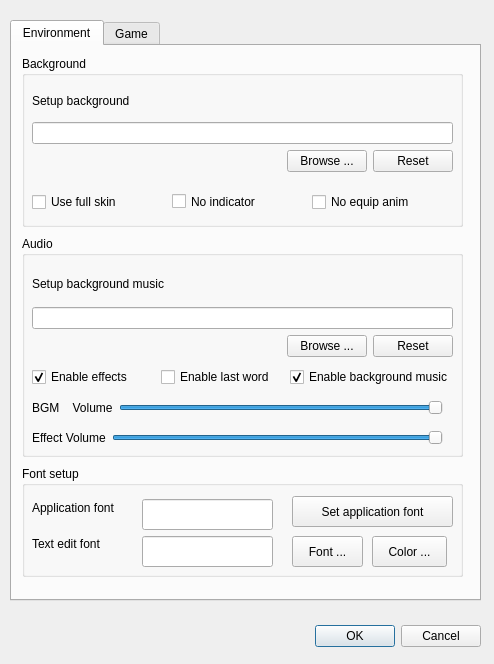
<?xml version="1.0" encoding="UTF-8"?>
<ui version="4.0">
 <class>ConfigDialog</class>
 <widget class="QDialog" name="ConfigDialog">
  <property name="windowModality">
   <enum>Qt::WindowModal</enum>
  </property>
  <property name="geometry">
   <rect>
    <x>0</x>
    <y>0</y>
    <width>494</width>
    <height>664</height>
   </rect>
  </property>
  <property name="sizePolicy">
   <sizepolicy hsizetype="Preferred" vsizetype="Preferred">
    <horstretch>0</horstretch>
    <verstretch>0</verstretch>
   </sizepolicy>
  </property>
  <property name="windowTitle">
   <string>Config dialog</string>
  </property>
  <widget class="QTabWidget" name="tabWidget">
   <property name="geometry">
    <rect>
     <x>10</x>
     <y>20</y>
     <width>471</width>
     <height>581</height>
    </rect>
   </property>
   <property name="currentIndex">
    <number>0</number>
   </property>
   <widget class="QWidget" name="envTab">
    <attribute name="title">
     <string>Environment</string>
    </attribute>
    <widget class="QGroupBox" name="audioGroupBox">
     <property name="geometry">
      <rect>
       <x>10</x>
       <y>190</y>
       <width>441</width>
       <height>221</height>
      </rect>
     </property>
     <property name="title">
      <string>Audio</string>
     </property>
     <widget class="QWidget" name="layoutWidget1">
      <property name="geometry">
       <rect>
        <x>10</x>
        <y>30</y>
        <width>421</width>
        <height>91</height>
       </rect>
      </property>
      <layout class="QVBoxLayout" name="verticalLayout_5">
       <item>
        <widget class="QLabel" name="setupBgMusicLabel">
         <property name="text">
          <string>Setup background music</string>
         </property>
         <property name="buddy">
          <cstring>bgMusicPathLineEdit</cstring>
         </property>
        </widget>
       </item>
       <item>
        <widget class="QLineEdit" name="bgMusicPathLineEdit">
         <property name="readOnly">
          <bool>true</bool>
         </property>
        </widget>
       </item>
       <item>
        <layout class="QHBoxLayout" name="horizontalLayout_2">
         <item>
          <spacer name="horizontalSpacer_2">
           <property name="orientation">
            <enum>Qt::Horizontal</enum>
           </property>
           <property name="sizeHint" stdset="0">
            <size>
             <width>40</width>
             <height>20</height>
            </size>
           </property>
          </spacer>
         </item>
         <item>
          <widget class="QPushButton" name="browseBgMusicButton">
           <property name="text">
            <string>Browse ...</string>
           </property>
          </widget>
         </item>
         <item>
          <widget class="QPushButton" name="resetBgMusicButton">
           <property name="text">
            <string>Reset</string>
           </property>
          </widget>
         </item>
        </layout>
       </item>
      </layout>
     </widget>
     <widget class="QWidget" name="layoutWidget2">
      <property name="geometry">
       <rect>
        <x>10</x>
        <y>130</y>
        <width>421</width>
        <height>22</height>
       </rect>
      </property>
      <layout class="QHBoxLayout" name="horizontalLayout_3">
       <item>
        <widget class="QCheckBox" name="enableEffectCheckBox">
         <property name="text">
          <string>Enable effects</string>
         </property>
         <property name="checked">
          <bool>true</bool>
         </property>
        </widget>
       </item>
       <item>
        <widget class="QCheckBox" name="enableLastWordCheckBox">
         <property name="text">
          <string>Enable last word</string>
         </property>
        </widget>
       </item>
       <item>
        <widget class="QCheckBox" name="enableBgMusicCheckBox">
         <property name="text">
          <string>Enable background music</string>
         </property>
         <property name="checked">
          <bool>true</bool>
         </property>
        </widget>
       </item>
      </layout>
     </widget>
     <widget class="QWidget" name="layoutWidget3">
      <property name="geometry">
       <rect>
        <x>10</x>
        <y>160</y>
        <width>411</width>
        <height>24</height>
       </rect>
      </property>
      <layout class="QHBoxLayout" name="horizontalLayout_5">
       <item>
        <widget class="QLabel" name="bgmVolumeLabel">
         <property name="text">
          <string>BGM    Volume</string>
         </property>
         <property name="buddy">
          <cstring>bgmVolumeSlider</cstring>
         </property>
        </widget>
       </item>
       <item>
        <widget class="QSlider" name="bgmVolumeSlider">
         <property name="maximum">
          <number>100</number>
         </property>
         <property name="value">
          <number>100</number>
         </property>
         <property name="orientation">
          <enum>Qt::Horizontal</enum>
         </property>
        </widget>
       </item>
      </layout>
     </widget>
     <widget class="QWidget" name="layoutWidget3_2">
      <property name="geometry">
       <rect>
        <x>10</x>
        <y>190</y>
        <width>411</width>
        <height>24</height>
       </rect>
      </property>
      <layout class="QHBoxLayout" name="horizontalLayout_6">
       <item>
        <widget class="QLabel" name="effectVolumeLabel">
         <property name="text">
          <string>Effect Volume</string>
         </property>
         <property name="buddy">
          <cstring>bgmVolumeSlider</cstring>
         </property>
        </widget>
       </item>
       <item>
        <widget class="QSlider" name="effectVolumeSlider">
         <property name="maximum">
          <number>100</number>
         </property>
         <property name="value">
          <number>100</number>
         </property>
         <property name="orientation">
          <enum>Qt::Horizontal</enum>
         </property>
        </widget>
       </item>
      </layout>
     </widget>
    </widget>
    <widget class="QGroupBox" name="bgGroupBox">
     <property name="geometry">
      <rect>
       <x>10</x>
       <y>10</y>
       <width>441</width>
       <height>171</height>
      </rect>
     </property>
     <property name="title">
      <string>Background</string>
     </property>
     <widget class="QWidget" name="layoutWidget4">
      <property name="geometry">
       <rect>
        <x>10</x>
        <y>30</y>
        <width>421</width>
        <height>86</height>
       </rect>
      </property>
      <layout class="QVBoxLayout" name="verticalLayout_2">
       <item>
        <layout class="QVBoxLayout" name="verticalLayout">
         <item>
          <widget class="QLabel" name="backgrounSetupLabel">
           <property name="text">
            <string>Setup background</string>
           </property>
           <property name="buddy">
            <cstring>bgPathLineEdit</cstring>
           </property>
          </widget>
         </item>
         <item>
          <widget class="QLineEdit" name="bgPathLineEdit">
           <property name="readOnly">
            <bool>true</bool>
           </property>
          </widget>
         </item>
        </layout>
       </item>
       <item>
        <layout class="QHBoxLayout" name="horizontalLayout">
         <item>
          <spacer name="horizontalSpacer">
           <property name="orientation">
            <enum>Qt::Horizontal</enum>
           </property>
           <property name="sizeHint" stdset="0">
            <size>
             <width>40</width>
             <height>20</height>
            </size>
           </property>
          </spacer>
         </item>
         <item>
          <widget class="QPushButton" name="browseBgButton">
           <property name="text">
            <string>Browse ...</string>
           </property>
          </widget>
         </item>
         <item>
          <widget class="QPushButton" name="resetBgButton">
           <property name="text">
            <string>Reset</string>
           </property>
          </widget>
         </item>
        </layout>
       </item>
      </layout>
     </widget>
     <widget class="QCheckBox" name="noIndicatorCheckBox">
      <property name="geometry">
       <rect>
        <x>150</x>
        <y>135</y>
        <width>101</width>
        <height>21</height>
       </rect>
      </property>
      <property name="text">
       <string>No indicator</string>
      </property>
     </widget>
     <widget class="QCheckBox" name="noEquipAnimCheckBox">
      <property name="geometry">
       <rect>
        <x>290</x>
        <y>136</y>
        <width>121</width>
        <height>20</height>
       </rect>
      </property>
      <property name="text">
       <string>No equip anim</string>
      </property>
     </widget>
     <widget class="QCheckBox" name="fullSkinCheckBox">
      <property name="geometry">
       <rect>
        <x>10</x>
        <y>136</y>
        <width>121</width>
        <height>20</height>
       </rect>
      </property>
      <property name="text">
       <string>Use full skin</string>
      </property>
     </widget>
    </widget>
    <widget class="QGroupBox" name="fontSetupGroupBox">
     <property name="geometry">
      <rect>
       <x>10</x>
       <y>420</y>
       <width>441</width>
       <height>111</height>
      </rect>
     </property>
     <property name="title">
      <string>Font setup</string>
     </property>
     <widget class="QPushButton" name="changeAppFontButton">
      <property name="geometry">
       <rect>
        <x>270</x>
        <y>30</y>
        <width>161</width>
        <height>31</height>
       </rect>
      </property>
      <property name="text">
       <string>Set application font</string>
      </property>
     </widget>
     <widget class="QLabel" name="appFontLabel">
      <property name="geometry">
       <rect>
        <x>10</x>
        <y>34</y>
        <width>96</width>
        <height>16</height>
       </rect>
      </property>
      <property name="text">
       <string>Application font</string>
      </property>
      <property name="buddy">
       <cstring>appFontLineEdit</cstring>
      </property>
     </widget>
     <widget class="QLineEdit" name="appFontLineEdit">
      <property name="enabled">
       <bool>true</bool>
      </property>
      <property name="geometry">
       <rect>
        <x>120</x>
        <y>33</y>
        <width>131</width>
        <height>31</height>
       </rect>
      </property>
      <property name="readOnly">
       <bool>true</bool>
      </property>
     </widget>
     <widget class="QLineEdit" name="textEditFontLineEdit">
      <property name="enabled">
       <bool>true</bool>
      </property>
      <property name="geometry">
       <rect>
        <x>120</x>
        <y>70</y>
        <width>131</width>
        <height>31</height>
       </rect>
      </property>
      <property name="readOnly">
       <bool>true</bool>
      </property>
     </widget>
     <widget class="QPushButton" name="setTextEditFontButton">
      <property name="geometry">
       <rect>
        <x>270</x>
        <y>70</y>
        <width>71</width>
        <height>31</height>
       </rect>
      </property>
      <property name="text">
       <string>Font ...</string>
      </property>
     </widget>
     <widget class="QLabel" name="textEditFontLabel">
      <property name="geometry">
       <rect>
        <x>10</x>
        <y>70</y>
        <width>91</width>
        <height>16</height>
       </rect>
      </property>
      <property name="text">
       <string>Text edit font</string>
      </property>
      <property name="buddy">
       <cstring>textEditFontLineEdit</cstring>
      </property>
     </widget>
     <widget class="QPushButton" name="setTextEditColorButton">
      <property name="geometry">
       <rect>
        <x>350</x>
        <y>70</y>
        <width>75</width>
        <height>31</height>
       </rect>
      </property>
      <property name="text">
       <string>Color ...</string>
      </property>
     </widget>
    </widget>
   </widget>
   <widget class="QWidget" name="gameTab">
    <attribute name="title">
     <string>Game</string>
    </attribute>
    <widget class="QWidget" name="horizontalLayoutWidget">
     <property name="geometry">
      <rect>
       <x>10</x>
       <y>180</y>
       <width>441</width>
       <height>41</height>
      </rect>
     </property>
     <layout class="QHBoxLayout" name="horizontalLayout_4">
      <property name="sizeConstraint">
       <enum>QLayout::SetDefaultConstraint</enum>
      </property>
      <item>
       <widget class="QLabel" name="bubbleChatBoxKeepLabel">
        <property name="text">
         <string>Bubble Chat Box Keep Time</string>
        </property>
       </widget>
      </item>
      <item>
       <widget class="QSpinBox" name="bubbleChatBoxKeepSpinBox">
        <property name="enabled">
         <bool>true</bool>
        </property>
        <property name="minimumSize">
         <size>
          <width>0</width>
          <height>30</height>
         </size>
        </property>
        <property name="maximum">
         <number>5000</number>
        </property>
        <property name="value">
         <number>2000</number>
        </property>
       </widget>
      </item>
     </layout>
    </widget>
    <widget class="QWidget" name="layoutWidget">
     <property name="geometry">
      <rect>
       <x>11</x>
       <y>11</y>
       <width>314</width>
       <height>161</height>
      </rect>
     </property>
     <layout class="QVBoxLayout" name="verticalLayout_3">
      <item>
       <widget class="QCheckBox" name="neverNullifyMyTrickCheckBox">
        <property name="text">
         <string>Never nullify my single target trick</string>
        </property>
        <property name="checked">
         <bool>false</bool>
        </property>
       </widget>
      </item>
      <item>
       <widget class="QCheckBox" name="autoTargetCheckBox">
        <property name="enabled">
         <bool>true</bool>
        </property>
        <property name="text">
         <string>Enable auto target</string>
        </property>
        <property name="checked">
         <bool>false</bool>
        </property>
       </widget>
      </item>
      <item>
       <widget class="QCheckBox" name="intellectualSelectionCheckBox">
        <property name="enabled">
         <bool>true</bool>
        </property>
        <property name="text">
         <string>Enable intellectual selection</string>
        </property>
        <property name="checked">
         <bool>false</bool>
        </property>
       </widget>
      </item>
      <item>
       <widget class="QCheckBox" name="doubleClickCheckBox">
        <property name="enabled">
         <bool>true</bool>
        </property>
        <property name="text">
         <string>Enable double-click</string>
        </property>
        <property name="checked">
         <bool>false</bool>
        </property>
       </widget>
      </item>
      <item>
       <widget class="QCheckBox" name="superDragCheckBox">
        <property name="enabled">
         <bool>true</bool>
        </property>
        <property name="text">
         <string>Enable super-drag</string>
        </property>
        <property name="checked">
         <bool>false</bool>
        </property>
       </widget>
      </item>
      <item>
       <widget class="QCheckBox" name="backgroundChangeCheckBox">
        <property name="text">
         <string>Enable auto background change according to Lord</string>
        </property>
       </widget>
      </item>
     </layout>
    </widget>
    <widget class="QGroupBox" name="groupBoxRecorder">
     <property name="geometry">
      <rect>
       <x>10</x>
       <y>240</y>
       <width>441</width>
       <height>81</height>
      </rect>
     </property>
     <property name="title">
      <string>录像</string>
     </property>
     <layout class="QHBoxLayout" name="horizontalLayout_7">
      <item>
       <widget class="QCheckBox" name="checkBoxRecorderAutoSave">
        <property name="toolTip">
         <string>录像将会自动保存到recorder目录下</string>
        </property>
        <property name="text">
         <string>自动保存</string>
        </property>
       </widget>
      </item>
      <item>
       <widget class="QCheckBox" name="checkBoxRecorderNetworkOnly">
        <property name="text">
         <string>仅保存联机录像</string>
        </property>
       </widget>
      </item>
     </layout>
    </widget>
    <zorder>layoutWidget</zorder>
    <zorder>horizontalLayoutWidget</zorder>
    <zorder>groupBoxRecorder</zorder>
   </widget>
  </widget>
  <widget class="QDialogButtonBox" name="buttonBox">
   <property name="geometry">
    <rect>
     <x>140</x>
     <y>620</y>
     <width>341</width>
     <height>32</height>
    </rect>
   </property>
   <property name="orientation">
    <enum>Qt::Horizontal</enum>
   </property>
   <property name="standardButtons">
    <set>QDialogButtonBox::Cancel|QDialogButtonBox::Ok</set>
   </property>
  </widget>
 </widget>
 <resources/>
 <connections>
  <connection>
   <sender>buttonBox</sender>
   <signal>accepted()</signal>
   <receiver>ConfigDialog</receiver>
   <slot>accept()</slot>
   <hints>
    <hint type="sourcelabel">
     <x>248</x>
     <y>254</y>
    </hint>
    <hint type="destinationlabel">
     <x>157</x>
     <y>274</y>
    </hint>
   </hints>
  </connection>
  <connection>
   <sender>buttonBox</sender>
   <signal>rejected()</signal>
   <receiver>ConfigDialog</receiver>
   <slot>reject()</slot>
   <hints>
    <hint type="sourcelabel">
     <x>316</x>
     <y>260</y>
    </hint>
    <hint type="destinationlabel">
     <x>286</x>
     <y>274</y>
    </hint>
   </hints>
  </connection>
 </connections>
</ui>
